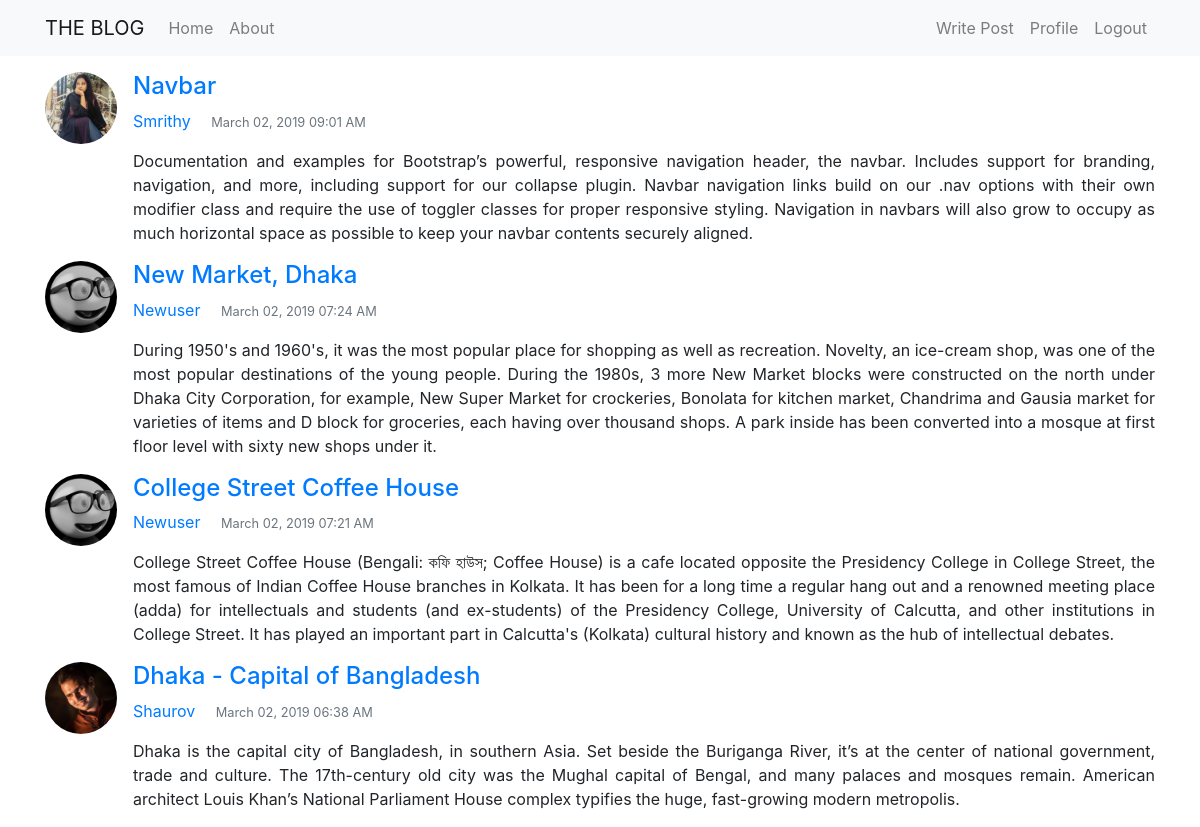
Screenshot of / (signed in) with the database file from the repository.
### blog/models.py (models this page shows, shortened)
class Post(models.Model):
	title = models.CharField(max_length=100)
	content = models.TextField()
	date_posted = models.DateTimeField(default=timezone.now)
	author = models.ForeignKey(User, on_delete=models.CASCADE)

### users/models.py (models this page shows, shortened)
class Profile(models.Model):
	user = models.OneToOneField(User, on_delete=models.CASCADE)
	image = models.ImageField(default='default.jpg', upload_to='profile_pics')

### blog/views.py (the view)
# urls.py: path('', PostListView.as_view(), name='blog-home'),
class PostListView(ListView):
    model = Post
    template_name = 'blog/home.html'  # <app>/<model>_<viewtype>.html
    context_object_name = 'posts'
    ordering = ['-date_posted']
    paginate_by = 4

### blog/templates/blog/home.html
{% extends "blog/base.html" %}
{% block body %}
  {% for post in posts %}
      <article class="media content-section">
        <img class="rounded-circle article-img mr-3" width="72" height="72" src="{{ post.author.profile.image.url }}">
        <div class="media-body">
          <h4><a class="article-title" href="{% url 'post-detail' post.id %}">{{ post.title }}</a></h4>
          <div class="article-metadata">
            <a class="mr-3" href="#">{{ post.author }}</a>
            <small class="text-muted">{{ post.date_posted|date:"F d, Y h:i A" }}</small>
          </div>
          <p class="article-content mt-3" align="justify">{{ post.content }}</p>
        </div>
	    </article>
  {% endfor %}
{% endblock %}

### rows the page displays
Post: author.profile.image (picture), title "Navbar", author "Smrithy", date_posted "March 02, 2019 09:01 AM", content "Documentation and examples for Bootstrap’s powerful, responsive navigation header, the navbar. Includes support for branding, navigation, and more, including support for our collapse plugin. Navbar navigation links build on our .nav options with their own modifier class and require the use of toggler classes for proper responsive styling. Navigation in navbars will also grow to occupy as much horizontal space as possible to keep your navbar contents securely aligned."
Post: author.profile.image (placeholder picture), title "New Market, Dhaka", author "Newuser", date_posted "March 02, 2019 07:24 AM", content "During 1950's and 1960's, it was the most popular place for shopping as well as recreation. Novelty, an ice-cream shop, was one of the most popular destinations of the young people. During the 1980s, 3 more New Market blocks were constructed on the north under Dhaka City Corporation, for example, New Super Market for crockeries, Bonolata for kitchen market, Chandrima and Gausia market for varieties of items and D block for groceries, each having over thousand shops. A park inside has been converted into a mosque at first floor level with sixty new shops under it."
Post: author.profile.image (placeholder picture), title "College Street Coffee House", author "Newuser", date_posted "March 02, 2019 07:21 AM", content "College Street Coffee House (Bengali: কফি হাউস; Coffee House) is a cafe located opposite the Presidency College in College Street, the most famous of Indian Coffee House branches in Kolkata. It has been for a long time a regular hang out and a renowned meeting place (adda) for intellectuals and students (and ex-students) of the Presidency College, University of Calcutta, and other institutions in College Street. It has played an important part in Calcutta's (Kolkata) cultural history and known as the hub of intellectual debates."
Post: author.profile.image (picture), title "Dhaka - Capital of Bangladesh", author "Shaurov", date_posted "March 02, 2019 06:38 AM", content "Dhaka is the capital city of Bangladesh, in southern Asia. Set beside the Buriganga River, it’s at the center of national government, trade and culture. The 17th-century old city was the Mughal capital of Bengal, and many palaces and mosques remain. American architect Louis Khan’s National Parliament House complex typifies the huge, fast-growing modern metropolis."
